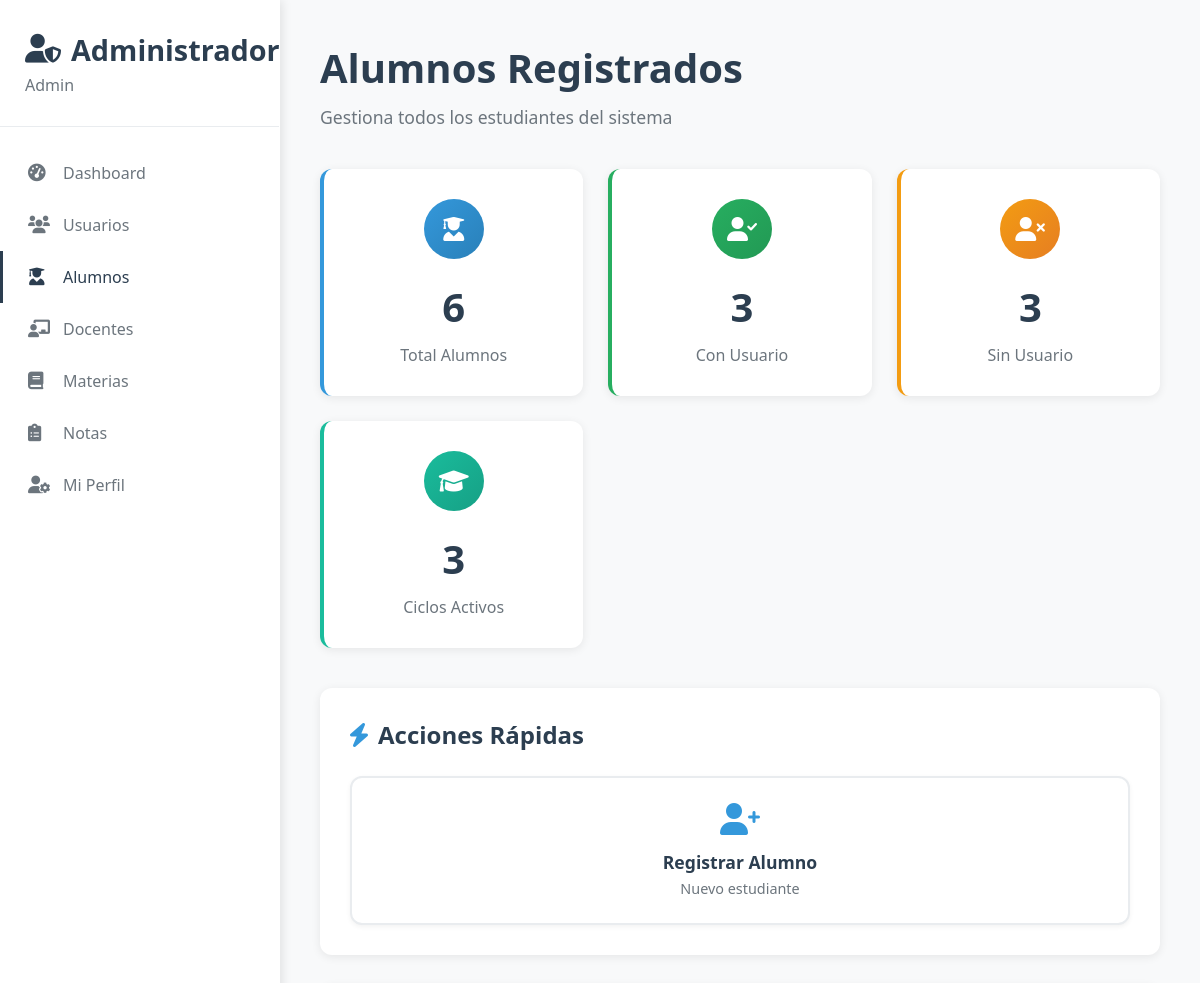
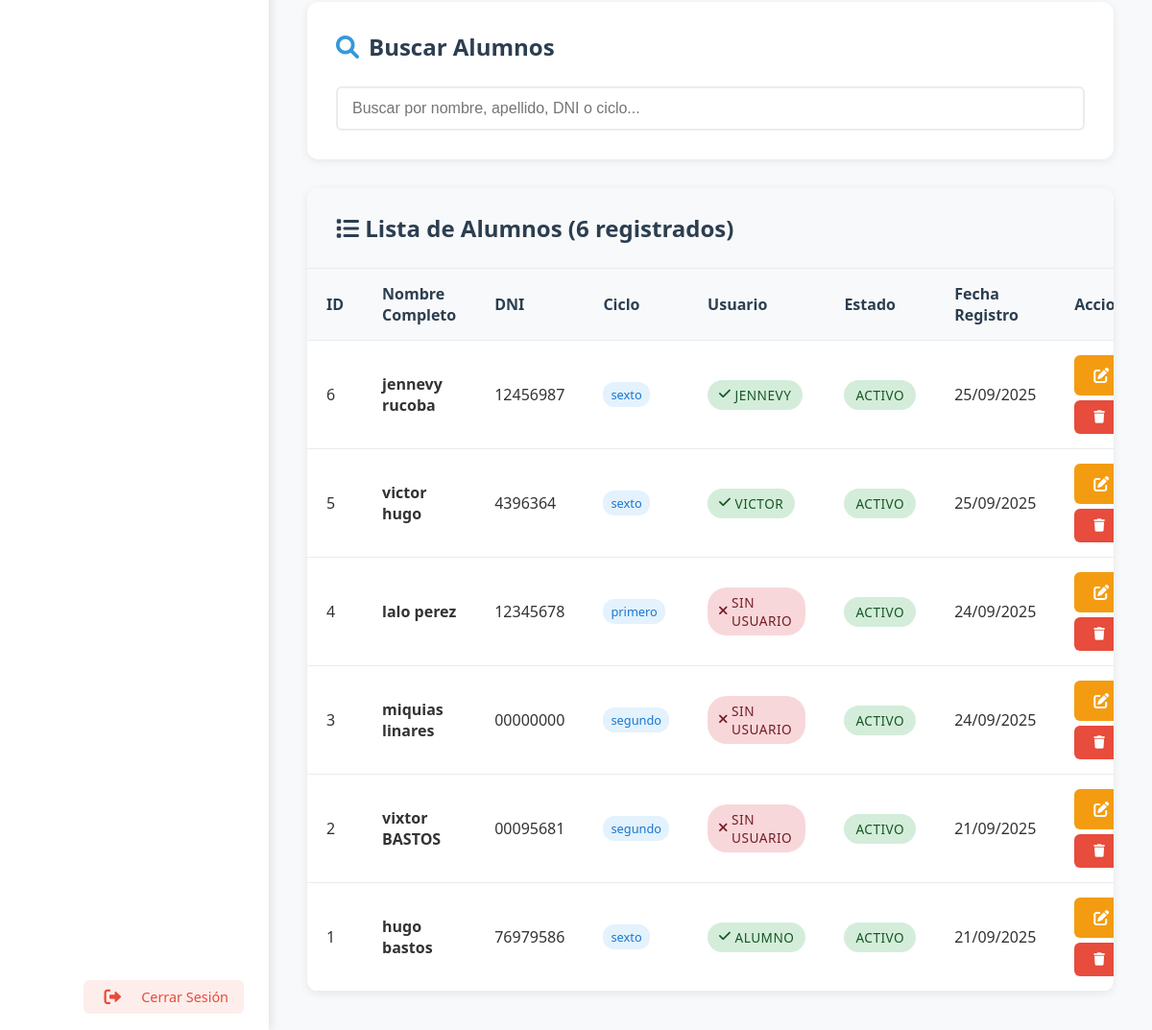
Before: /admin/ver_alumnos (signed in) with the older database file (2 pictures, top to bottom).
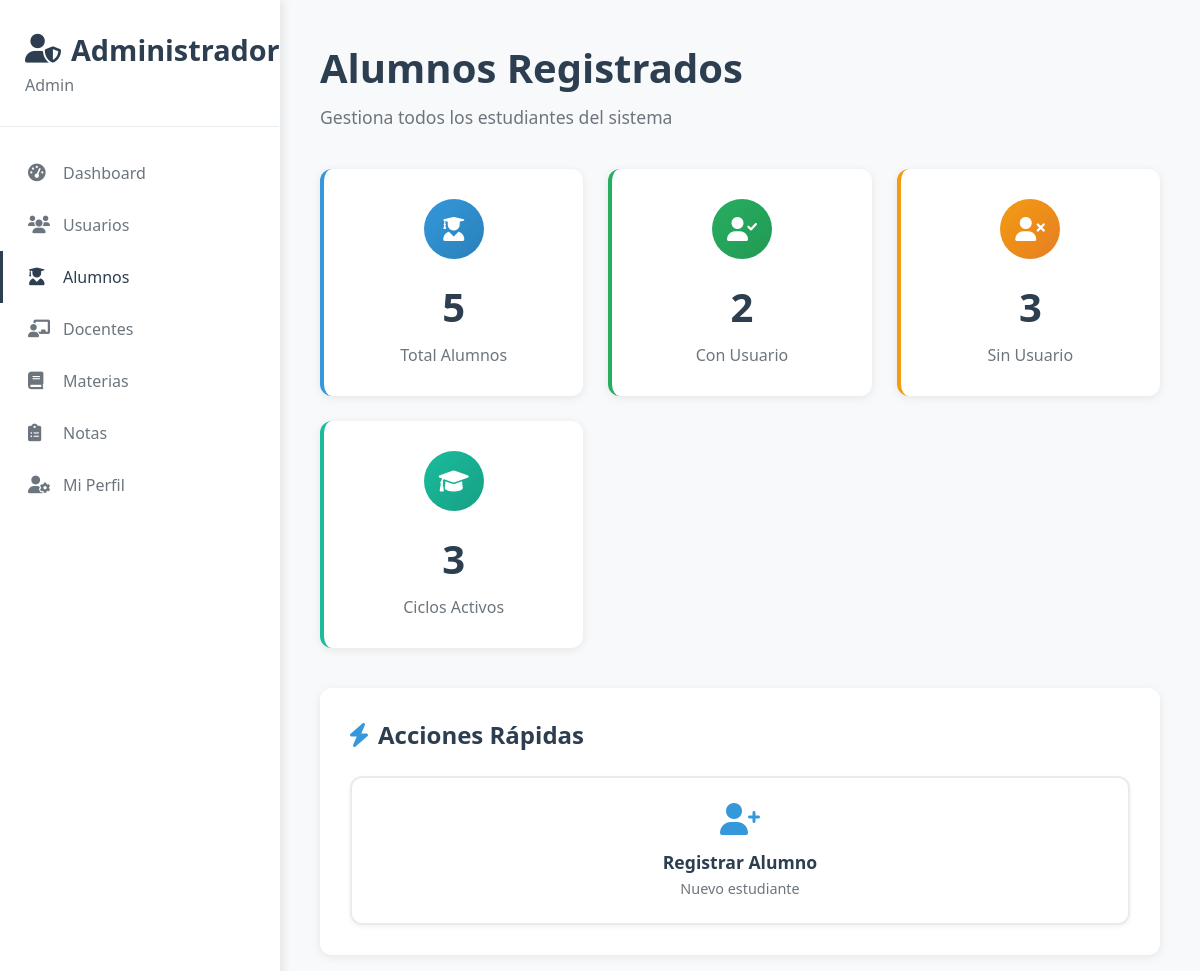
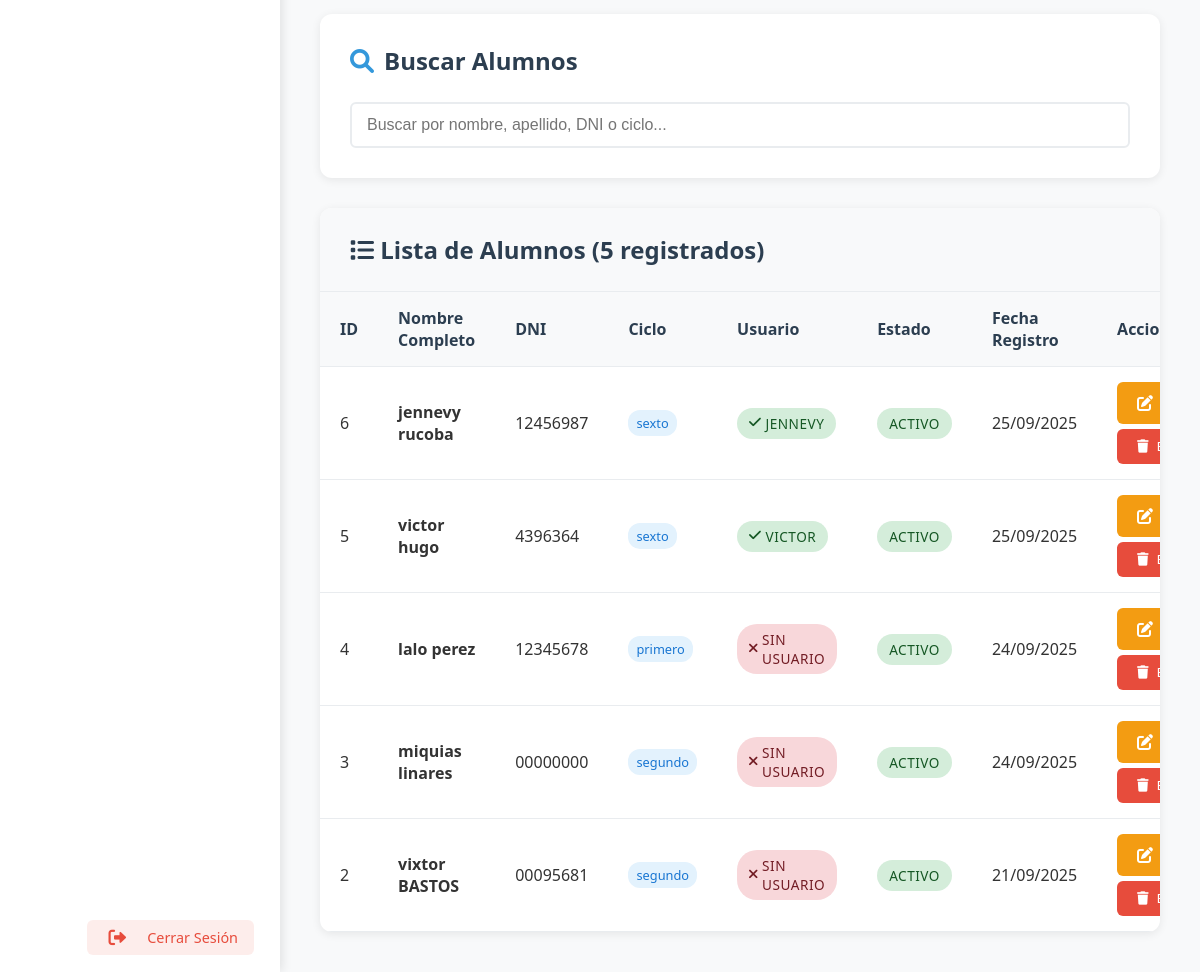
After: the same page with the newer database file (2 pictures, top to bottom).
### app.py (models this page shows)
class Alumno(db.Model):
    id = db.Column(db.Integer, primary_key=True)
    dni = db.Column(db.String(20), unique=True, nullable=False)
    nombre = db.Column(db.String(100), nullable=False)
    apellido = db.Column(db.String(100), nullable=False)
    email = db.Column(db.String(120))
    telefono = db.Column(db.String(20))
    fecha_nacimiento = db.Column(db.Date)
    ciclo = db.Column(db.String(20), nullable=False)  # primero, segundo, tercero, cuarto, quinto, sexto
    fecha_registro = db.Column(db.DateTime, default=datetime.utcnow)
    usuario_id = db.Column(db.Integer, db.ForeignKey('usuario.id'), nullable=True)  # Relación con Usuario
    usuario = db.relationship('Usuario', backref=db.backref('alumno', uselist=False))

class Usuario(db.Model):
    id = db.Column(db.Integer, primary_key=True)
    username = db.Column(db.String(80), unique=True, nullable=False)
    email = db.Column(db.String(120), unique=True, nullable=False)
    password_hash = db.Column(db.String(120), nullable=False)
    tipo = db.Column(db.String(20), nullable=False)  # 'admin', 'docente' o 'alumno'
    fecha_creacion = db.Column(db.DateTime, default=datetime.utcnow)

### app.py (the view)
@app.route('/admin/ver_alumnos')
def admin_ver_alumnos():
    if not session.get('user_id') or session.get('tipo') != 'admin':
        return redirect(url_for('login'))
    alumnos = Alumno.query.order_by(Alumno.fecha_registro.desc()).all()
    for alumno in alumnos:
        if alumno.fecha_registro:
            alumno.fecha_registro_formatted = alumno.fecha_registro.strftime('%d/%m/%Y')
        else:
            alumno.fecha_registro_formatted = 'N/A'
    total_alumnos = len(alumnos)
    alumnos_con_usuario = len([a for a in alumnos if a.usuario_id])
    alumnos_sin_usuario = total_alumnos - alumnos_con_usuario
    ciclos_activos = len(set([a.ciclo for a in alumnos if a.ciclo]))
    return render_template('admin/ver_alumnos_moderno.html',
                         alumnos=alumnos,
                         total_alumnos=total_alumnos,
                         alumnos_con_usuario=alumnos_con_usuario,
                         alumnos_sin_usuario=alumnos_sin_usuario,
                         ciclos_activos=ciclos_activos)

### app.py (called while the page is built)
@app.context_processor
def inject_flash_cleanup():
    return {
        'clear_flash_messages': clear_flash_messages,
        'convertir_ciclo_a_texto': convertir_ciclo_a_texto
    }

### templates/admin/ver_alumnos_moderno.html (shortened to what the changed rows need)
{% extends "admin/base_admin.html" %}
{% block content %}
<div class="page-header">
    <h1>Alumnos Registrados</h1>
</div>
<div class="stats-grid">
    <div class="stat-card users">
        <div class="stat-icon users">
            <i class="fas fa-user-graduate"></i>
        </div>
        <div class="stat-number">{{ alumnos|length }}</div>
        <div class="stat-label">Total Alumnos</div>
    </div>
    <div class="stat-card students">
        <div class="stat-icon students">
            <i class="fas fa-user-check"></i>
        </div>
        <div class="stat-number">{{ alumnos_con_usuario }}</div>
        <div class="stat-label">Con Usuario</div>
    </div>
</div>
<div class="content-container">
    <h2 class="section-title">
        <i class="fas fa-bolt"></i>
        Acciones Rápidas
    </h2>
</div>
<div class="content-container">
    <h2 class="section-title">
        <i class="fas fa-search"></i>
        Buscar Alumnos
    </h2>
</div>
<div class="table-container">
    <div class="table-header">
        <h2><i class="fas fa-list"></i> Lista de Alumnos ({{ alumnos|length }} registrados)</h2>
    </div>
    <div class="table-responsive">
        <table>
            <thead>
                <tr>
                    <th>ID</th>
                    <th>Nombre Completo</th>
                    <th>DNI</th>
                    <th>Ciclo</th>
                    <th>Usuario</th>
                    <th>Estado</th>
                    <th>Fecha Registro</th>
                    <th>Acciones</th>
                </tr>
            </thead>
            <tbody>
                {% for alumno in alumnos %}
                <tr data-nombre="{{ (alumno.nombre + ' ' + alumno.apellido)|lower }}" data-dni="{{ alumno.dni|lower }}" data-ciclo="{{ alumno.ciclo|lower }}">
                    <td>{{ alumno.id }}</td>
                    <td>
                        <strong>{{ alumno.nombre }} {{ alumno.apellido }}</strong>
                    </td>
                    <td>{{ alumno.dni }}</td>
                    <td>
                        <span class="ciclo-badge">{{ alumno.ciclo }}</span>
                    </td>
                    <td>
                        {% if alumno.usuario %}
                            <span class="status-badge status-active">
                                <i class="fas fa-check"></i> {{ alumno.usuario.username }}
                            </span>
                        {% else %}
                            <span class="status-badge status-inactive">
                                <i class="fas fa-times"></i> Sin Usuario
                            </span>
                        {% endif %}
                    </td>
                    <td>
                        <span class="status-badge status-active">Activo</span>
                    </td>
                    <td>{{ alumno.fecha_registro_formatted }}</td>
                    <td>
                        <div class="btn-group">
                            <a href="{{ url_for('editar_alumno', alumno_id=alumno.id) }}" class="btn btn-warning btn-sm">
                                <i class="fas fa-edit"></i> Editar
                            </a>
                            <button type="button" class="btn btn-danger btn-sm" onclick="eliminarAlumno({{ alumno.id }}, '{{ alumno.nombre }} {{ alumno.apellido }}')">
                                <i class="fas fa-trash"></i> Eliminar
                            </button>
                        </div>
                    </td>
                </tr>
                {% else %}
                <tr>
                    <td colspan="8" class="text-center text-muted">
                        <i class="fas fa-info-circle"></i> No hay alumnos registrados
                    </td>
                </tr>
                {% endfor %}
            </tbody>
        </table>
    </div>
</div>
{% endblock %}

Changed rows visible on the page:
removed Alumno: id "1", nombre "hugo", apellido "bastos", dni "76979586", ciclo "sexto", usuario.username "ALUMNO", fecha_registro_formatted "21/09/2025"
Other visible differences:
{{ alumnos|length }}: "6" → "5"
{{ alumnos_con_usuario }}: "3" → "2"
